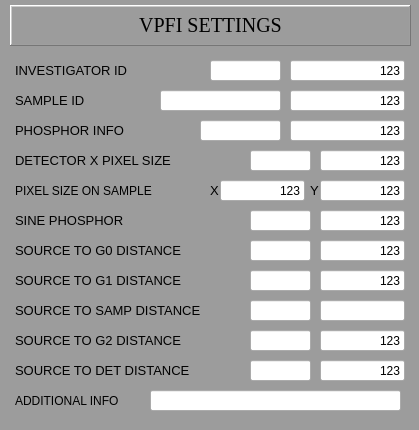
<?xml version="1.0" encoding="UTF-8"?>
<ui version="4.0">
 <class>MainWindow</class>
 <widget class="QMainWindow" name="MainWindow">
  <property name="geometry">
   <rect>
    <x>0</x>
    <y>0</y>
    <width>419</width>
    <height>430</height>
   </rect>
  </property>
  <property name="styleSheet">
   <string notr="true">QWidget#centralWidget {background-color: rgb(156, 156, 156);}


</string>
  </property>
  <widget class="QWidget" name="centralWidget">
   <widget class="caGraphics" name="cagraphics">
    <property name="geometry">
     <rect>
      <x>10</x>
      <y>50</y>
      <width>401</width>
      <height>371</height>
     </rect>
    </property>
    <property name="font">
     <font>
      <pointsize>8</pointsize>
     </font>
    </property>
    <property name="foreground">
     <color>
      <red>105</red>
      <green>105</green>
      <blue>105</blue>
     </color>
    </property>
    <property name="fillstyle" stdset="0">
     <enum>caGraphics::Filled</enum>
    </property>
    <property name="lineSize">
     <number>2</number>
    </property>
    <property name="lineColor">
     <color>
      <red>0</red>
      <green>0</green>
      <blue>0</blue>
     </color>
    </property>
    <property name="form">
     <enum>caGraphics::Rectangle</enum>
    </property>
   </widget>
   <widget class="caLabel" name="calabel">
    <property name="geometry">
     <rect>
      <x>10</x>
      <y>5</y>
      <width>401</width>
      <height>41</height>
     </rect>
    </property>
    <property name="font">
     <font>
      <family>Times New Roman</family>
      <pointsize>15</pointsize>
      <weight>50</weight>
      <bold>false</bold>
     </font>
    </property>
    <property name="frameShape">
     <enum>QFrame::WinPanel</enum>
    </property>
    <property name="frameShadow">
     <enum>QFrame::Raised</enum>
    </property>
    <property name="lineWidth">
     <number>1</number>
    </property>
    <property name="midLineWidth">
     <number>1</number>
    </property>
    <property name="text">
     <string>VPFI SETTINGS</string>
    </property>
    <property name="alignment">
     <set>Qt::AlignCenter</set>
    </property>
    <property name="foreground">
     <color>
      <red>0</red>
      <green>0</green>
      <blue>0</blue>
     </color>
    </property>
    <property name="background">
     <color>
      <red>169</red>
      <green>209</green>
      <blue>239</blue>
     </color>
    </property>
   </widget>
   <widget class="caLabel" name="calabel_45">
    <property name="geometry">
     <rect>
      <x>15</x>
      <y>90</y>
      <width>91</width>
      <height>21</height>
     </rect>
    </property>
    <property name="font">
     <font>
      <pointsize>10</pointsize>
     </font>
    </property>
    <property name="text">
     <string>SAMPLE ID</string>
    </property>
    <property name="alignment">
     <set>Qt::AlignLeading|Qt::AlignLeft|Qt::AlignVCenter</set>
    </property>
    <property name="foreground">
     <color>
      <red>0</red>
      <green>0</green>
      <blue>0</blue>
     </color>
    </property>
    <property name="background">
     <color alpha="0">
      <red>160</red>
      <green>160</green>
      <blue>164</blue>
     </color>
    </property>
   </widget>
   <widget class="caLabel" name="calabel_46">
    <property name="geometry">
     <rect>
      <x>15</x>
      <y>150</y>
      <width>191</width>
      <height>21</height>
     </rect>
    </property>
    <property name="font">
     <font>
      <pointsize>10</pointsize>
     </font>
    </property>
    <property name="text">
     <string>DETECTOR X PIXEL SIZE </string>
    </property>
    <property name="alignment">
     <set>Qt::AlignLeading|Qt::AlignLeft|Qt::AlignVCenter</set>
    </property>
    <property name="foreground">
     <color>
      <red>0</red>
      <green>0</green>
      <blue>0</blue>
     </color>
    </property>
    <property name="background">
     <color alpha="0">
      <red>160</red>
      <green>160</green>
      <blue>164</blue>
     </color>
    </property>
   </widget>
   <widget class="caLabel" name="calabel_47">
    <property name="geometry">
     <rect>
      <x>15</x>
      <y>240</y>
      <width>201</width>
      <height>21</height>
     </rect>
    </property>
    <property name="font">
     <font>
      <pointsize>10</pointsize>
     </font>
    </property>
    <property name="text">
     <string>SOURCE TO G0 DISTANCE</string>
    </property>
    <property name="alignment">
     <set>Qt::AlignLeading|Qt::AlignLeft|Qt::AlignVCenter</set>
    </property>
    <property name="foreground">
     <color>
      <red>0</red>
      <green>0</green>
      <blue>0</blue>
     </color>
    </property>
    <property name="background">
     <color alpha="0">
      <red>160</red>
      <green>160</green>
      <blue>164</blue>
     </color>
    </property>
   </widget>
   <widget class="caLabel" name="calabel_48">
    <property name="geometry">
     <rect>
      <x>15</x>
      <y>270</y>
      <width>211</width>
      <height>21</height>
     </rect>
    </property>
    <property name="font">
     <font>
      <pointsize>10</pointsize>
     </font>
    </property>
    <property name="text">
     <string>SOURCE TO G1 DISTANCE</string>
    </property>
    <property name="alignment">
     <set>Qt::AlignLeading|Qt::AlignLeft|Qt::AlignVCenter</set>
    </property>
    <property name="foreground">
     <color>
      <red>0</red>
      <green>0</green>
      <blue>0</blue>
     </color>
    </property>
    <property name="background">
     <color alpha="0">
      <red>160</red>
      <green>160</green>
      <blue>164</blue>
     </color>
    </property>
   </widget>
   <widget class="caLabel" name="calabel_49">
    <property name="geometry">
     <rect>
      <x>15</x>
      <y>330</y>
      <width>201</width>
      <height>21</height>
     </rect>
    </property>
    <property name="font">
     <font>
      <pointsize>10</pointsize>
     </font>
    </property>
    <property name="text">
     <string>SOURCE TO G2 DISTANCE</string>
    </property>
    <property name="alignment">
     <set>Qt::AlignLeading|Qt::AlignLeft|Qt::AlignVCenter</set>
    </property>
    <property name="foreground">
     <color>
      <red>0</red>
      <green>0</green>
      <blue>0</blue>
     </color>
    </property>
    <property name="background">
     <color alpha="0">
      <red>160</red>
      <green>160</green>
      <blue>164</blue>
     </color>
    </property>
   </widget>
   <widget class="caLabel" name="calabel_50">
    <property name="geometry">
     <rect>
      <x>15</x>
      <y>360</y>
      <width>231</width>
      <height>21</height>
     </rect>
    </property>
    <property name="font">
     <font>
      <pointsize>10</pointsize>
     </font>
    </property>
    <property name="text">
     <string>SOURCE TO DET DISTANCE</string>
    </property>
    <property name="alignment">
     <set>Qt::AlignLeading|Qt::AlignLeft|Qt::AlignVCenter</set>
    </property>
    <property name="foreground">
     <color>
      <red>0</red>
      <green>0</green>
      <blue>0</blue>
     </color>
    </property>
    <property name="background">
     <color alpha="0">
      <red>160</red>
      <green>160</green>
      <blue>164</blue>
     </color>
    </property>
   </widget>
   <widget class="caTextEntry" name="caTextEntry_10">
    <property name="geometry">
     <rect>
      <x>160</x>
      <y>90</y>
      <width>121</width>
      <height>21</height>
     </rect>
    </property>
    <property name="sizePolicy">
     <sizepolicy hsizetype="Preferred" vsizetype="Preferred">
      <horstretch>0</horstretch>
      <verstretch>0</verstretch>
     </sizepolicy>
    </property>
    <property name="text">
     <string/>
    </property>
    <property name="alignment">
     <set>Qt::AlignRight|Qt::AlignTrailing|Qt::AlignVCenter</set>
    </property>
    <property name="channel" stdset="0">
     <string notr="true">$(P)SAMPLE_ID</string>
    </property>
    <property name="foreground">
     <color>
      <red>0</red>
      <green>0</green>
      <blue>0</blue>
     </color>
    </property>
    <property name="background">
     <color>
      <red>199</red>
      <green>199</green>
      <blue>199</blue>
     </color>
    </property>
    <property name="colorMode">
     <enum>caLineEdit::Static</enum>
    </property>
    <property name="fontScaleMode" stdset="0">
     <enum>caLineEdit::Height</enum>
    </property>
    <property name="formatType">
     <enum>caLineEdit::decimal</enum>
    </property>
   </widget>
   <widget class="caTextEntry" name="caTextEntry_11">
    <property name="geometry">
     <rect>
      <x>250</x>
      <y>150</y>
      <width>61</width>
      <height>21</height>
     </rect>
    </property>
    <property name="sizePolicy">
     <sizepolicy hsizetype="Preferred" vsizetype="Preferred">
      <horstretch>0</horstretch>
      <verstretch>0</verstretch>
     </sizepolicy>
    </property>
    <property name="text">
     <string/>
    </property>
    <property name="alignment">
     <set>Qt::AlignCenter</set>
    </property>
    <property name="channel" stdset="0">
     <string notr="true">$(P)CAM_PIXEL_SIZE_X</string>
    </property>
    <property name="foreground">
     <color>
      <red>0</red>
      <green>0</green>
      <blue>0</blue>
     </color>
    </property>
    <property name="background">
     <color>
      <red>199</red>
      <green>199</green>
      <blue>199</blue>
     </color>
    </property>
    <property name="colorMode">
     <enum>caLineEdit::Static</enum>
    </property>
    <property name="precision">
     <number>4</number>
    </property>
    <property name="precisionMode">
     <enum>caLineEdit::Channel</enum>
    </property>
    <property name="fontScaleMode" stdset="0">
     <enum>caLineEdit::Height</enum>
    </property>
    <property name="formatType">
     <enum>caLineEdit::decimal</enum>
    </property>
   </widget>
   <widget class="caTextEntry" name="caTextEntry_12">
    <property name="geometry">
     <rect>
      <x>250</x>
      <y>240</y>
      <width>61</width>
      <height>21</height>
     </rect>
    </property>
    <property name="sizePolicy">
     <sizepolicy hsizetype="Preferred" vsizetype="Preferred">
      <horstretch>0</horstretch>
      <verstretch>0</verstretch>
     </sizepolicy>
    </property>
    <property name="text">
     <string/>
    </property>
    <property name="alignment">
     <set>Qt::AlignCenter</set>
    </property>
    <property name="channel" stdset="0">
     <string notr="true">$(P)SS_G0_DIST</string>
    </property>
    <property name="foreground">
     <color>
      <red>0</red>
      <green>0</green>
      <blue>0</blue>
     </color>
    </property>
    <property name="background">
     <color>
      <red>199</red>
      <green>199</green>
      <blue>199</blue>
     </color>
    </property>
    <property name="colorMode">
     <enum>caLineEdit::Static</enum>
    </property>
    <property name="precision">
     <number>4</number>
    </property>
    <property name="precisionMode">
     <enum>caLineEdit::Channel</enum>
    </property>
    <property name="fontScaleMode" stdset="0">
     <enum>caLineEdit::Height</enum>
    </property>
    <property name="formatType">
     <enum>caLineEdit::decimal</enum>
    </property>
   </widget>
   <widget class="caTextEntry" name="caTextEntry_13">
    <property name="geometry">
     <rect>
      <x>250</x>
      <y>270</y>
      <width>61</width>
      <height>21</height>
     </rect>
    </property>
    <property name="sizePolicy">
     <sizepolicy hsizetype="Preferred" vsizetype="Preferred">
      <horstretch>0</horstretch>
      <verstretch>0</verstretch>
     </sizepolicy>
    </property>
    <property name="text">
     <string/>
    </property>
    <property name="alignment">
     <set>Qt::AlignCenter</set>
    </property>
    <property name="channel" stdset="0">
     <string notr="true">$(P)SS_G1_DIST</string>
    </property>
    <property name="foreground">
     <color>
      <red>0</red>
      <green>0</green>
      <blue>0</blue>
     </color>
    </property>
    <property name="background">
     <color>
      <red>199</red>
      <green>199</green>
      <blue>199</blue>
     </color>
    </property>
    <property name="colorMode">
     <enum>caLineEdit::Static</enum>
    </property>
    <property name="precision">
     <number>4</number>
    </property>
    <property name="precisionMode">
     <enum>caLineEdit::Channel</enum>
    </property>
    <property name="fontScaleMode" stdset="0">
     <enum>caLineEdit::Height</enum>
    </property>
    <property name="formatType">
     <enum>caLineEdit::decimal</enum>
    </property>
   </widget>
   <widget class="caTextEntry" name="caTextEntry_14">
    <property name="geometry">
     <rect>
      <x>250</x>
      <y>330</y>
      <width>61</width>
      <height>21</height>
     </rect>
    </property>
    <property name="sizePolicy">
     <sizepolicy hsizetype="Preferred" vsizetype="Preferred">
      <horstretch>0</horstretch>
      <verstretch>0</verstretch>
     </sizepolicy>
    </property>
    <property name="text">
     <string/>
    </property>
    <property name="alignment">
     <set>Qt::AlignCenter</set>
    </property>
    <property name="channel" stdset="0">
     <string notr="true">$(P)SS_G2_DIST</string>
    </property>
    <property name="foreground">
     <color>
      <red>0</red>
      <green>0</green>
      <blue>0</blue>
     </color>
    </property>
    <property name="background">
     <color>
      <red>199</red>
      <green>199</green>
      <blue>199</blue>
     </color>
    </property>
    <property name="colorMode">
     <enum>caLineEdit::Static</enum>
    </property>
    <property name="precision">
     <number>4</number>
    </property>
    <property name="precisionMode">
     <enum>caLineEdit::Channel</enum>
    </property>
    <property name="fontScaleMode" stdset="0">
     <enum>caLineEdit::Height</enum>
    </property>
    <property name="formatType">
     <enum>caLineEdit::decimal</enum>
    </property>
   </widget>
   <widget class="caTextEntry" name="caTextEntry_15">
    <property name="geometry">
     <rect>
      <x>250</x>
      <y>360</y>
      <width>61</width>
      <height>21</height>
     </rect>
    </property>
    <property name="sizePolicy">
     <sizepolicy hsizetype="Preferred" vsizetype="Preferred">
      <horstretch>0</horstretch>
      <verstretch>0</verstretch>
     </sizepolicy>
    </property>
    <property name="text">
     <string/>
    </property>
    <property name="alignment">
     <set>Qt::AlignCenter</set>
    </property>
    <property name="channel" stdset="0">
     <string notr="true">$(P)SS_DET_DIST</string>
    </property>
    <property name="foreground">
     <color>
      <red>0</red>
      <green>0</green>
      <blue>0</blue>
     </color>
    </property>
    <property name="background">
     <color>
      <red>199</red>
      <green>199</green>
      <blue>199</blue>
     </color>
    </property>
    <property name="colorMode">
     <enum>caLineEdit::Static</enum>
    </property>
    <property name="precision">
     <number>4</number>
    </property>
    <property name="precisionMode">
     <enum>caLineEdit::Channel</enum>
    </property>
    <property name="fontScaleMode" stdset="0">
     <enum>caLineEdit::Height</enum>
    </property>
    <property name="formatType">
     <enum>caLineEdit::decimal</enum>
    </property>
   </widget>
   <widget class="caTextEntry" name="caTextEntry_16">
    <property name="geometry">
     <rect>
      <x>250</x>
      <y>210</y>
      <width>61</width>
      <height>21</height>
     </rect>
    </property>
    <property name="sizePolicy">
     <sizepolicy hsizetype="Preferred" vsizetype="Preferred">
      <horstretch>0</horstretch>
      <verstretch>0</verstretch>
     </sizepolicy>
    </property>
    <property name="text">
     <string/>
    </property>
    <property name="alignment">
     <set>Qt::AlignCenter</set>
    </property>
    <property name="channel" stdset="0">
     <string notr="true">$(P)SINE_PHOSPHOR</string>
    </property>
    <property name="foreground">
     <color>
      <red>0</red>
      <green>0</green>
      <blue>0</blue>
     </color>
    </property>
    <property name="background">
     <color>
      <red>199</red>
      <green>199</green>
      <blue>199</blue>
     </color>
    </property>
    <property name="colorMode">
     <enum>caLineEdit::Static</enum>
    </property>
    <property name="precision">
     <number>4</number>
    </property>
    <property name="precisionMode">
     <enum>caLineEdit::Channel</enum>
    </property>
    <property name="fontScaleMode" stdset="0">
     <enum>caLineEdit::Height</enum>
    </property>
    <property name="formatType">
     <enum>caLineEdit::decimal</enum>
    </property>
   </widget>
   <widget class="caLabel" name="calabel_51">
    <property name="geometry">
     <rect>
      <x>15</x>
      <y>210</y>
      <width>171</width>
      <height>21</height>
     </rect>
    </property>
    <property name="font">
     <font>
      <pointsize>10</pointsize>
     </font>
    </property>
    <property name="text">
     <string>SINE PHOSPHOR</string>
    </property>
    <property name="alignment">
     <set>Qt::AlignLeading|Qt::AlignLeft|Qt::AlignVCenter</set>
    </property>
    <property name="foreground">
     <color>
      <red>0</red>
      <green>0</green>
      <blue>0</blue>
     </color>
    </property>
    <property name="background">
     <color alpha="0">
      <red>160</red>
      <green>160</green>
      <blue>164</blue>
     </color>
    </property>
   </widget>
   <widget class="caLineEdit" name="caLineEdit_13">
    <property name="geometry">
     <rect>
      <x>290</x>
      <y>90</y>
      <width>115</width>
      <height>21</height>
     </rect>
    </property>
    <property name="text">
     <string>123</string>
    </property>
    <property name="alignment">
     <set>Qt::AlignRight|Qt::AlignTrailing|Qt::AlignVCenter</set>
    </property>
    <property name="channel" stdset="0">
     <string notr="true">$(P)SAMPLE_ID_RBV</string>
    </property>
    <property name="foreground">
     <color>
      <red>0</red>
      <green>170</green>
      <blue>0</blue>
     </color>
    </property>
    <property name="background">
     <color>
      <red>0</red>
      <green>0</green>
      <blue>0</blue>
     </color>
    </property>
    <property name="colorMode">
     <enum>caLineEdit::Static</enum>
    </property>
    <property name="precision">
     <number>0</number>
    </property>
    <property name="fontScaleMode" stdset="0">
     <enum>caLineEdit::WidthAndHeight</enum>
    </property>
    <property name="formatType">
     <enum>caLineEdit::string</enum>
    </property>
   </widget>
   <widget class="caLineEdit" name="caLineEdit_14">
    <property name="geometry">
     <rect>
      <x>320</x>
      <y>150</y>
      <width>85</width>
      <height>21</height>
     </rect>
    </property>
    <property name="text">
     <string>123</string>
    </property>
    <property name="alignment">
     <set>Qt::AlignRight|Qt::AlignTrailing|Qt::AlignVCenter</set>
    </property>
    <property name="channel" stdset="0">
     <string notr="true">$(P)CAM_PIXEL_SIZE_X_RBV</string>
    </property>
    <property name="foreground">
     <color>
      <red>0</red>
      <green>170</green>
      <blue>0</blue>
     </color>
    </property>
    <property name="background">
     <color>
      <red>0</red>
      <green>0</green>
      <blue>0</blue>
     </color>
    </property>
    <property name="colorMode">
     <enum>caLineEdit::Static</enum>
    </property>
    <property name="precision">
     <number>4</number>
    </property>
    <property name="precisionMode">
     <enum>caLineEdit::Channel</enum>
    </property>
    <property name="fontScaleMode" stdset="0">
     <enum>caLineEdit::WidthAndHeight</enum>
    </property>
    <property name="unitsEnabled">
     <bool>true</bool>
    </property>
    <property name="formatType">
     <enum>caLineEdit::decimal</enum>
    </property>
   </widget>
   <widget class="caLineEdit" name="caLineEdit_15">
    <property name="geometry">
     <rect>
      <x>320</x>
      <y>210</y>
      <width>85</width>
      <height>21</height>
     </rect>
    </property>
    <property name="text">
     <string>123</string>
    </property>
    <property name="alignment">
     <set>Qt::AlignRight|Qt::AlignTrailing|Qt::AlignVCenter</set>
    </property>
    <property name="channel" stdset="0">
     <string notr="true">$(P)SINE_PHOSPHOR_RBV</string>
    </property>
    <property name="foreground">
     <color>
      <red>0</red>
      <green>170</green>
      <blue>0</blue>
     </color>
    </property>
    <property name="background">
     <color>
      <red>0</red>
      <green>0</green>
      <blue>0</blue>
     </color>
    </property>
    <property name="colorMode">
     <enum>caLineEdit::Static</enum>
    </property>
    <property name="precision">
     <number>4</number>
    </property>
    <property name="precisionMode">
     <enum>caLineEdit::Channel</enum>
    </property>
    <property name="fontScaleMode" stdset="0">
     <enum>caLineEdit::WidthAndHeight</enum>
    </property>
    <property name="unitsEnabled">
     <bool>true</bool>
    </property>
    <property name="formatType">
     <enum>caLineEdit::decimal</enum>
    </property>
   </widget>
   <widget class="caLineEdit" name="caLineEdit_16">
    <property name="geometry">
     <rect>
      <x>320</x>
      <y>240</y>
      <width>85</width>
      <height>21</height>
     </rect>
    </property>
    <property name="text">
     <string>123</string>
    </property>
    <property name="alignment">
     <set>Qt::AlignRight|Qt::AlignTrailing|Qt::AlignVCenter</set>
    </property>
    <property name="channel" stdset="0">
     <string notr="true">$(P)SS_G0_DIST_RBV</string>
    </property>
    <property name="foreground">
     <color>
      <red>0</red>
      <green>170</green>
      <blue>0</blue>
     </color>
    </property>
    <property name="background">
     <color>
      <red>0</red>
      <green>0</green>
      <blue>0</blue>
     </color>
    </property>
    <property name="colorMode">
     <enum>caLineEdit::Static</enum>
    </property>
    <property name="precision">
     <number>4</number>
    </property>
    <property name="precisionMode">
     <enum>caLineEdit::Channel</enum>
    </property>
    <property name="fontScaleMode" stdset="0">
     <enum>caLineEdit::WidthAndHeight</enum>
    </property>
    <property name="unitsEnabled">
     <bool>true</bool>
    </property>
    <property name="formatType">
     <enum>caLineEdit::decimal</enum>
    </property>
   </widget>
   <widget class="caLineEdit" name="caLineEdit_17">
    <property name="geometry">
     <rect>
      <x>320</x>
      <y>270</y>
      <width>85</width>
      <height>21</height>
     </rect>
    </property>
    <property name="text">
     <string>123</string>
    </property>
    <property name="alignment">
     <set>Qt::AlignRight|Qt::AlignTrailing|Qt::AlignVCenter</set>
    </property>
    <property name="channel" stdset="0">
     <string notr="true">$(P)SS_G1_DIST_RBV</string>
    </property>
    <property name="foreground">
     <color>
      <red>0</red>
      <green>170</green>
      <blue>0</blue>
     </color>
    </property>
    <property name="background">
     <color>
      <red>0</red>
      <green>0</green>
      <blue>0</blue>
     </color>
    </property>
    <property name="colorMode">
     <enum>caLineEdit::Static</enum>
    </property>
    <property name="precision">
     <number>4</number>
    </property>
    <property name="precisionMode">
     <enum>caLineEdit::Channel</enum>
    </property>
    <property name="fontScaleMode" stdset="0">
     <enum>caLineEdit::WidthAndHeight</enum>
    </property>
    <property name="unitsEnabled">
     <bool>true</bool>
    </property>
    <property name="formatType">
     <enum>caLineEdit::decimal</enum>
    </property>
   </widget>
   <widget class="caLineEdit" name="caLineEdit_18">
    <property name="geometry">
     <rect>
      <x>320</x>
      <y>330</y>
      <width>85</width>
      <height>21</height>
     </rect>
    </property>
    <property name="text">
     <string>123</string>
    </property>
    <property name="alignment">
     <set>Qt::AlignRight|Qt::AlignTrailing|Qt::AlignVCenter</set>
    </property>
    <property name="channel" stdset="0">
     <string notr="true">$(P)SS_G2_DIST_RBV</string>
    </property>
    <property name="foreground">
     <color>
      <red>0</red>
      <green>170</green>
      <blue>0</blue>
     </color>
    </property>
    <property name="background">
     <color>
      <red>0</red>
      <green>0</green>
      <blue>0</blue>
     </color>
    </property>
    <property name="colorMode">
     <enum>caLineEdit::Static</enum>
    </property>
    <property name="precision">
     <number>4</number>
    </property>
    <property name="precisionMode">
     <enum>caLineEdit::Channel</enum>
    </property>
    <property name="fontScaleMode" stdset="0">
     <enum>caLineEdit::WidthAndHeight</enum>
    </property>
    <property name="unitsEnabled">
     <bool>true</bool>
    </property>
    <property name="formatType">
     <enum>caLineEdit::decimal</enum>
    </property>
   </widget>
   <widget class="caLineEdit" name="caLineEdit_19">
    <property name="geometry">
     <rect>
      <x>320</x>
      <y>360</y>
      <width>85</width>
      <height>21</height>
     </rect>
    </property>
    <property name="text">
     <string>123</string>
    </property>
    <property name="alignment">
     <set>Qt::AlignRight|Qt::AlignTrailing|Qt::AlignVCenter</set>
    </property>
    <property name="channel" stdset="0">
     <string notr="true">$(P)SS_DET_DIST_RBV</string>
    </property>
    <property name="foreground">
     <color>
      <red>0</red>
      <green>170</green>
      <blue>0</blue>
     </color>
    </property>
    <property name="background">
     <color>
      <red>0</red>
      <green>0</green>
      <blue>0</blue>
     </color>
    </property>
    <property name="colorMode">
     <enum>caLineEdit::Static</enum>
    </property>
    <property name="precision">
     <number>4</number>
    </property>
    <property name="precisionMode">
     <enum>caLineEdit::Channel</enum>
    </property>
    <property name="fontScaleMode" stdset="0">
     <enum>caLineEdit::WidthAndHeight</enum>
    </property>
    <property name="unitsEnabled">
     <bool>true</bool>
    </property>
    <property name="formatType">
     <enum>caLineEdit::decimal</enum>
    </property>
   </widget>
   <widget class="caLabel" name="calabel_52">
    <property name="geometry">
     <rect>
      <x>15</x>
      <y>120</y>
      <width>131</width>
      <height>21</height>
     </rect>
    </property>
    <property name="font">
     <font>
      <pointsize>10</pointsize>
     </font>
    </property>
    <property name="text">
     <string>PHOSPHOR INFO</string>
    </property>
    <property name="alignment">
     <set>Qt::AlignLeading|Qt::AlignLeft|Qt::AlignVCenter</set>
    </property>
    <property name="foreground">
     <color>
      <red>0</red>
      <green>0</green>
      <blue>0</blue>
     </color>
    </property>
    <property name="background">
     <color alpha="0">
      <red>160</red>
      <green>160</green>
      <blue>164</blue>
     </color>
    </property>
   </widget>
   <widget class="caLabel" name="calabel_53">
    <property name="geometry">
     <rect>
      <x>15</x>
      <y>60</y>
      <width>171</width>
      <height>21</height>
     </rect>
    </property>
    <property name="font">
     <font>
      <pointsize>10</pointsize>
     </font>
    </property>
    <property name="text">
     <string>INVESTIGATOR ID</string>
    </property>
    <property name="alignment">
     <set>Qt::AlignLeading|Qt::AlignLeft|Qt::AlignVCenter</set>
    </property>
    <property name="foreground">
     <color>
      <red>0</red>
      <green>0</green>
      <blue>0</blue>
     </color>
    </property>
    <property name="background">
     <color alpha="0">
      <red>160</red>
      <green>160</green>
      <blue>164</blue>
     </color>
    </property>
   </widget>
   <widget class="caTextEntry" name="caTextEntry_17">
    <property name="geometry">
     <rect>
      <x>210</x>
      <y>60</y>
      <width>71</width>
      <height>21</height>
     </rect>
    </property>
    <property name="sizePolicy">
     <sizepolicy hsizetype="Preferred" vsizetype="Preferred">
      <horstretch>0</horstretch>
      <verstretch>0</verstretch>
     </sizepolicy>
    </property>
    <property name="text">
     <string/>
    </property>
    <property name="alignment">
     <set>Qt::AlignRight|Qt::AlignTrailing|Qt::AlignVCenter</set>
    </property>
    <property name="channel" stdset="0">
     <string notr="true">$(P)INVESTIGATOR</string>
    </property>
    <property name="foreground">
     <color>
      <red>0</red>
      <green>0</green>
      <blue>0</blue>
     </color>
    </property>
    <property name="background">
     <color>
      <red>199</red>
      <green>199</green>
      <blue>199</blue>
     </color>
    </property>
    <property name="colorMode">
     <enum>caLineEdit::Static</enum>
    </property>
    <property name="fontScaleMode" stdset="0">
     <enum>caLineEdit::Height</enum>
    </property>
    <property name="formatType">
     <enum>caLineEdit::decimal</enum>
    </property>
   </widget>
   <widget class="caLineEdit" name="caLineEdit_20">
    <property name="geometry">
     <rect>
      <x>290</x>
      <y>60</y>
      <width>115</width>
      <height>21</height>
     </rect>
    </property>
    <property name="text">
     <string>123</string>
    </property>
    <property name="alignment">
     <set>Qt::AlignRight|Qt::AlignTrailing|Qt::AlignVCenter</set>
    </property>
    <property name="channel" stdset="0">
     <string notr="true">$(P)INVESTIGATOR_RBV</string>
    </property>
    <property name="foreground">
     <color>
      <red>0</red>
      <green>170</green>
      <blue>0</blue>
     </color>
    </property>
    <property name="background">
     <color>
      <red>0</red>
      <green>0</green>
      <blue>0</blue>
     </color>
    </property>
    <property name="colorMode">
     <enum>caLineEdit::Static</enum>
    </property>
    <property name="precision">
     <number>0</number>
    </property>
    <property name="fontScaleMode" stdset="0">
     <enum>caLineEdit::WidthAndHeight</enum>
    </property>
    <property name="formatType">
     <enum>caLineEdit::string</enum>
    </property>
   </widget>
   <widget class="caTextEntry" name="caTextEntry_18">
    <property name="geometry">
     <rect>
      <x>200</x>
      <y>120</y>
      <width>81</width>
      <height>21</height>
     </rect>
    </property>
    <property name="sizePolicy">
     <sizepolicy hsizetype="Preferred" vsizetype="Preferred">
      <horstretch>0</horstretch>
      <verstretch>0</verstretch>
     </sizepolicy>
    </property>
    <property name="text">
     <string/>
    </property>
    <property name="alignment">
     <set>Qt::AlignRight|Qt::AlignTrailing|Qt::AlignVCenter</set>
    </property>
    <property name="channel" stdset="0">
     <string notr="true">$(P)PHOSPHOR_TYPE</string>
    </property>
    <property name="foreground">
     <color>
      <red>0</red>
      <green>0</green>
      <blue>0</blue>
     </color>
    </property>
    <property name="background">
     <color>
      <red>199</red>
      <green>199</green>
      <blue>199</blue>
     </color>
    </property>
    <property name="colorMode">
     <enum>caLineEdit::Static</enum>
    </property>
    <property name="fontScaleMode" stdset="0">
     <enum>caLineEdit::Height</enum>
    </property>
    <property name="formatType">
     <enum>caLineEdit::decimal</enum>
    </property>
   </widget>
   <widget class="caLineEdit" name="caLineEdit_21">
    <property name="geometry">
     <rect>
      <x>290</x>
      <y>120</y>
      <width>115</width>
      <height>21</height>
     </rect>
    </property>
    <property name="text">
     <string>123</string>
    </property>
    <property name="alignment">
     <set>Qt::AlignRight|Qt::AlignTrailing|Qt::AlignVCenter</set>
    </property>
    <property name="channel" stdset="0">
     <string notr="true">$(P)PHOSPHOR_TYPE_RBV</string>
    </property>
    <property name="foreground">
     <color>
      <red>0</red>
      <green>170</green>
      <blue>0</blue>
     </color>
    </property>
    <property name="background">
     <color>
      <red>0</red>
      <green>0</green>
      <blue>0</blue>
     </color>
    </property>
    <property name="colorMode">
     <enum>caLineEdit::Static</enum>
    </property>
    <property name="precision">
     <number>0</number>
    </property>
    <property name="fontScaleMode" stdset="0">
     <enum>caLineEdit::WidthAndHeight</enum>
    </property>
    <property name="formatType">
     <enum>caLineEdit::string</enum>
    </property>
   </widget>
   <widget class="caLabel" name="calabel_54">
    <property name="geometry">
     <rect>
      <x>15</x>
      <y>390</y>
      <width>141</width>
      <height>21</height>
     </rect>
    </property>
    <property name="font">
     <font>
      <pointsize>9</pointsize>
     </font>
    </property>
    <property name="text">
     <string>ADDITIONAL INFO</string>
    </property>
    <property name="alignment">
     <set>Qt::AlignLeading|Qt::AlignLeft|Qt::AlignVCenter</set>
    </property>
    <property name="foreground">
     <color>
      <red>0</red>
      <green>0</green>
      <blue>0</blue>
     </color>
    </property>
    <property name="background">
     <color alpha="0">
      <red>160</red>
      <green>160</green>
      <blue>164</blue>
     </color>
    </property>
   </widget>
   <widget class="caTextEntry" name="caTextEntry_19">
    <property name="geometry">
     <rect>
      <x>150</x>
      <y>390</y>
      <width>251</width>
      <height>21</height>
     </rect>
    </property>
    <property name="sizePolicy">
     <sizepolicy hsizetype="Preferred" vsizetype="Preferred">
      <horstretch>0</horstretch>
      <verstretch>0</verstretch>
     </sizepolicy>
    </property>
    <property name="text">
     <string/>
    </property>
    <property name="alignment">
     <set>Qt::AlignCenter</set>
    </property>
    <property name="channel" stdset="0">
     <string notr="true">$(P)METADATA_1</string>
    </property>
    <property name="foreground">
     <color>
      <red>0</red>
      <green>0</green>
      <blue>0</blue>
     </color>
    </property>
    <property name="background">
     <color>
      <red>199</red>
      <green>199</green>
      <blue>199</blue>
     </color>
    </property>
    <property name="colorMode">
     <enum>caLineEdit::Static</enum>
    </property>
    <property name="fontScaleMode" stdset="0">
     <enum>caLineEdit::Height</enum>
    </property>
    <property name="formatType">
     <enum>caLineEdit::decimal</enum>
    </property>
   </widget>
   <widget class="caLabel" name="calabel_55">
    <property name="geometry">
     <rect>
      <x>15</x>
      <y>300</y>
      <width>221</width>
      <height>21</height>
     </rect>
    </property>
    <property name="font">
     <font>
      <pointsize>10</pointsize>
     </font>
    </property>
    <property name="text">
     <string>SOURCE TO SAMP DISTANCE</string>
    </property>
    <property name="alignment">
     <set>Qt::AlignLeading|Qt::AlignLeft|Qt::AlignVCenter</set>
    </property>
    <property name="foreground">
     <color>
      <red>0</red>
      <green>0</green>
      <blue>0</blue>
     </color>
    </property>
    <property name="background">
     <color alpha="0">
      <red>160</red>
      <green>160</green>
      <blue>164</blue>
     </color>
    </property>
   </widget>
   <widget class="caTextEntry" name="caTextEntry_20">
    <property name="geometry">
     <rect>
      <x>250</x>
      <y>300</y>
      <width>61</width>
      <height>21</height>
     </rect>
    </property>
    <property name="sizePolicy">
     <sizepolicy hsizetype="Preferred" vsizetype="Preferred">
      <horstretch>0</horstretch>
      <verstretch>0</verstretch>
     </sizepolicy>
    </property>
    <property name="text">
     <string/>
    </property>
    <property name="alignment">
     <set>Qt::AlignCenter</set>
    </property>
    <property name="channel" stdset="0">
     <string notr="true">$(P)SS_SAMPLE_DIST</string>
    </property>
    <property name="foreground">
     <color>
      <red>0</red>
      <green>0</green>
      <blue>0</blue>
     </color>
    </property>
    <property name="background">
     <color>
      <red>199</red>
      <green>199</green>
      <blue>199</blue>
     </color>
    </property>
    <property name="colorMode">
     <enum>caLineEdit::Static</enum>
    </property>
    <property name="precision">
     <number>4</number>
    </property>
    <property name="precisionMode">
     <enum>caLineEdit::Channel</enum>
    </property>
    <property name="fontScaleMode" stdset="0">
     <enum>caLineEdit::Height</enum>
    </property>
    <property name="formatType">
     <enum>caLineEdit::decimal</enum>
    </property>
   </widget>
   <widget class="caLineEdit" name="caLineEdit_22">
    <property name="geometry">
     <rect>
      <x>320</x>
      <y>300</y>
      <width>85</width>
      <height>21</height>
     </rect>
    </property>
    <property name="text">
     <string/>
    </property>
    <property name="alignment">
     <set>Qt::AlignRight|Qt::AlignTrailing|Qt::AlignVCenter</set>
    </property>
    <property name="placeholderText">
     <string/>
    </property>
    <property name="channel" stdset="0">
     <string notr="true">$(P)SS_SAMPLE_DIST_RBV</string>
    </property>
    <property name="foreground">
     <color>
      <red>0</red>
      <green>170</green>
      <blue>0</blue>
     </color>
    </property>
    <property name="background">
     <color>
      <red>0</red>
      <green>0</green>
      <blue>0</blue>
     </color>
    </property>
    <property name="colorMode">
     <enum>caLineEdit::Static</enum>
    </property>
    <property name="precision">
     <number>4</number>
    </property>
    <property name="precisionMode">
     <enum>caLineEdit::Channel</enum>
    </property>
    <property name="fontScaleMode" stdset="0">
     <enum>caLineEdit::WidthAndHeight</enum>
    </property>
    <property name="unitsEnabled">
     <bool>true</bool>
    </property>
    <property name="formatType">
     <enum>caLineEdit::decimal</enum>
    </property>
   </widget>
   <widget class="caLineEdit" name="caLineEdit_23">
    <property name="geometry">
     <rect>
      <x>220</x>
      <y>180</y>
      <width>85</width>
      <height>21</height>
     </rect>
    </property>
    <property name="text">
     <string>123</string>
    </property>
    <property name="alignment">
     <set>Qt::AlignRight|Qt::AlignTrailing|Qt::AlignVCenter</set>
    </property>
    <property name="channel" stdset="0">
     <string notr="true">$(P)SAMP_PIXEL_SIZE_X_RBV</string>
    </property>
    <property name="foreground">
     <color>
      <red>0</red>
      <green>170</green>
      <blue>0</blue>
     </color>
    </property>
    <property name="background">
     <color>
      <red>0</red>
      <green>0</green>
      <blue>0</blue>
     </color>
    </property>
    <property name="colorMode">
     <enum>caLineEdit::Static</enum>
    </property>
    <property name="precision">
     <number>3</number>
    </property>
    <property name="precisionMode">
     <enum>caLineEdit::User</enum>
    </property>
    <property name="fontScaleMode" stdset="0">
     <enum>caLineEdit::WidthAndHeight</enum>
    </property>
    <property name="unitsEnabled">
     <bool>true</bool>
    </property>
    <property name="formatType">
     <enum>caLineEdit::decimal</enum>
    </property>
   </widget>
   <widget class="caLabel" name="calabel_56">
    <property name="geometry">
     <rect>
      <x>15</x>
      <y>180</y>
      <width>171</width>
      <height>21</height>
     </rect>
    </property>
    <property name="font">
     <font>
      <pointsize>9</pointsize>
     </font>
    </property>
    <property name="text">
     <string>PIXEL SIZE ON SAMPLE</string>
    </property>
    <property name="alignment">
     <set>Qt::AlignLeading|Qt::AlignLeft|Qt::AlignVCenter</set>
    </property>
    <property name="foreground">
     <color>
      <red>0</red>
      <green>0</green>
      <blue>0</blue>
     </color>
    </property>
    <property name="background">
     <color alpha="0">
      <red>160</red>
      <green>160</green>
      <blue>164</blue>
     </color>
    </property>
   </widget>
   <widget class="caLineEdit" name="caLineEdit_24">
    <property name="geometry">
     <rect>
      <x>320</x>
      <y>180</y>
      <width>85</width>
      <height>21</height>
     </rect>
    </property>
    <property name="text">
     <string>123</string>
    </property>
    <property name="alignment">
     <set>Qt::AlignRight|Qt::AlignTrailing|Qt::AlignVCenter</set>
    </property>
    <property name="channel" stdset="0">
     <string notr="true">$(P)SAMP_PIXEL_SIZE_Y_RBV</string>
    </property>
    <property name="foreground">
     <color>
      <red>0</red>
      <green>170</green>
      <blue>0</blue>
     </color>
    </property>
    <property name="background">
     <color>
      <red>0</red>
      <green>0</green>
      <blue>0</blue>
     </color>
    </property>
    <property name="colorMode">
     <enum>caLineEdit::Static</enum>
    </property>
    <property name="precision">
     <number>3</number>
    </property>
    <property name="precisionMode">
     <enum>caLineEdit::User</enum>
    </property>
    <property name="fontScaleMode" stdset="0">
     <enum>caLineEdit::WidthAndHeight</enum>
    </property>
    <property name="unitsEnabled">
     <bool>true</bool>
    </property>
    <property name="formatType">
     <enum>caLineEdit::decimal</enum>
    </property>
   </widget>
   <widget class="caLabel" name="calabel_57">
    <property name="geometry">
     <rect>
      <x>210</x>
      <y>180</y>
      <width>21</width>
      <height>21</height>
     </rect>
    </property>
    <property name="font">
     <font>
      <pointsize>10</pointsize>
     </font>
    </property>
    <property name="text">
     <string>X</string>
    </property>
    <property name="alignment">
     <set>Qt::AlignLeading|Qt::AlignLeft|Qt::AlignVCenter</set>
    </property>
    <property name="foreground">
     <color>
      <red>0</red>
      <green>0</green>
      <blue>0</blue>
     </color>
    </property>
    <property name="background">
     <color alpha="0">
      <red>160</red>
      <green>160</green>
      <blue>164</blue>
     </color>
    </property>
   </widget>
   <widget class="caLabel" name="calabel_58">
    <property name="geometry">
     <rect>
      <x>310</x>
      <y>180</y>
      <width>21</width>
      <height>21</height>
     </rect>
    </property>
    <property name="font">
     <font>
      <pointsize>10</pointsize>
     </font>
    </property>
    <property name="text">
     <string>Y</string>
    </property>
    <property name="alignment">
     <set>Qt::AlignLeading|Qt::AlignLeft|Qt::AlignVCenter</set>
    </property>
    <property name="foreground">
     <color>
      <red>0</red>
      <green>0</green>
      <blue>0</blue>
     </color>
    </property>
    <property name="background">
     <color alpha="0">
      <red>160</red>
      <green>160</green>
      <blue>164</blue>
     </color>
    </property>
   </widget>
  </widget>
 </widget>
 <customwidgets>
  <customwidget>
   <class>caTextEntry</class>
   <extends>caLineEdit</extends>
   <header>caTextEntry</header>
  </customwidget>
  <customwidget>
   <class>caLabel</class>
   <extends>QLabel</extends>
   <header>caLabel</header>
  </customwidget>
  <customwidget>
   <class>caGraphics</class>
   <extends>QWidget</extends>
   <header>caGraphics</header>
  </customwidget>
  <customwidget>
   <class>caLineEdit</class>
   <extends>QLineEdit</extends>
   <header>caLineEdit</header>
  </customwidget>
 </customwidgets>
 <resources/>
 <connections/>
</ui>
